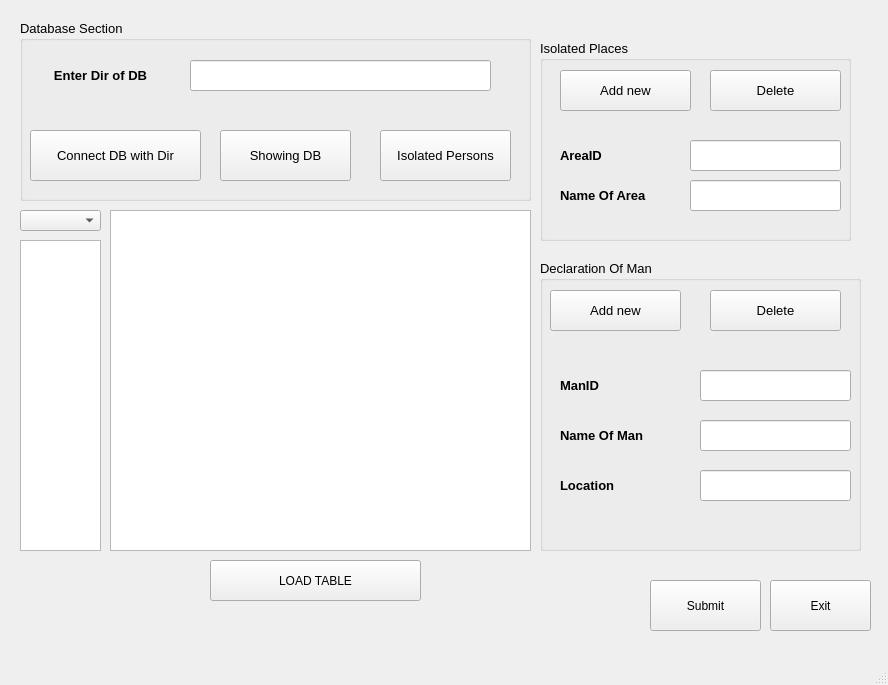
<?xml version="1.0" encoding="UTF-8"?>
<ui version="4.0">
 <class>MainWindow</class>
 <widget class="QMainWindow" name="MainWindow">
  <property name="geometry">
   <rect>
    <x>0</x>
    <y>0</y>
    <width>888</width>
    <height>685</height>
   </rect>
  </property>
  <property name="windowTitle">
   <string>MainWindow</string>
  </property>
  <widget class="QWidget" name="centralwidget">
   <widget class="QStackedWidget" name="stackedWidget">
    <property name="geometry">
     <rect>
      <x>10</x>
      <y>10</y>
      <width>871</width>
      <height>631</height>
     </rect>
    </property>
    <property name="currentIndex">
     <number>0</number>
    </property>
    <widget class="QWidget" name="MainPage">
     <widget class="QGroupBox" name="grpIsolatedPlaces">
      <property name="geometry">
       <rect>
        <x>530</x>
        <y>30</y>
        <width>311</width>
        <height>201</height>
       </rect>
      </property>
      <property name="font">
       <font>
        <pointsize>10</pointsize>
       </font>
      </property>
      <property name="title">
       <string>Isolated Places</string>
      </property>
      <widget class="QPushButton" name="btnAddingNewIsP">
       <property name="geometry">
        <rect>
         <x>20</x>
         <y>30</y>
         <width>131</width>
         <height>41</height>
        </rect>
       </property>
       <property name="text">
        <string>Add new</string>
       </property>
      </widget>
      <widget class="QPushButton" name="btnDeleteIsP">
       <property name="geometry">
        <rect>
         <x>170</x>
         <y>30</y>
         <width>131</width>
         <height>41</height>
        </rect>
       </property>
       <property name="text">
        <string>Delete</string>
       </property>
      </widget>
      <widget class="QLabel" name="lblAreaID">
       <property name="geometry">
        <rect>
         <x>20</x>
         <y>100</y>
         <width>121</width>
         <height>31</height>
        </rect>
       </property>
       <property name="font">
        <font>
         <pointsize>10</pointsize>
         <weight>75</weight>
         <bold>true</bold>
        </font>
       </property>
       <property name="text">
        <string>AreaID</string>
       </property>
       <property name="alignment">
        <set>Qt::AlignLeading|Qt::AlignLeft|Qt::AlignVCenter</set>
       </property>
      </widget>
      <widget class="QLineEdit" name="textAreaID">
       <property name="geometry">
        <rect>
         <x>150</x>
         <y>100</y>
         <width>151</width>
         <height>31</height>
        </rect>
       </property>
      </widget>
      <widget class="QLabel" name="lblNameOfArea">
       <property name="geometry">
        <rect>
         <x>20</x>
         <y>140</y>
         <width>121</width>
         <height>31</height>
        </rect>
       </property>
       <property name="font">
        <font>
         <pointsize>10</pointsize>
         <weight>75</weight>
         <bold>true</bold>
        </font>
       </property>
       <property name="text">
        <string>Name Of Area</string>
       </property>
       <property name="alignment">
        <set>Qt::AlignLeading|Qt::AlignLeft|Qt::AlignVCenter</set>
       </property>
      </widget>
      <widget class="QLineEdit" name="textNameOfArea">
       <property name="geometry">
        <rect>
         <x>150</x>
         <y>140</y>
         <width>151</width>
         <height>31</height>
        </rect>
       </property>
      </widget>
     </widget>
     <widget class="QGroupBox" name="grpInforOfMan">
      <property name="geometry">
       <rect>
        <x>530</x>
        <y>250</y>
        <width>321</width>
        <height>291</height>
       </rect>
      </property>
      <property name="font">
       <font>
        <pointsize>10</pointsize>
       </font>
      </property>
      <property name="title">
       <string>Declaration Of Man</string>
      </property>
      <widget class="QPushButton" name="btnAddingNewDeOfMan">
       <property name="geometry">
        <rect>
         <x>10</x>
         <y>30</y>
         <width>131</width>
         <height>41</height>
        </rect>
       </property>
       <property name="text">
        <string>Add new</string>
       </property>
      </widget>
      <widget class="QPushButton" name="btnDeleteDeOfMan">
       <property name="geometry">
        <rect>
         <x>170</x>
         <y>30</y>
         <width>131</width>
         <height>41</height>
        </rect>
       </property>
       <property name="text">
        <string>Delete</string>
       </property>
      </widget>
      <widget class="QLineEdit" name="textLocation">
       <property name="geometry">
        <rect>
         <x>160</x>
         <y>210</y>
         <width>151</width>
         <height>31</height>
        </rect>
       </property>
      </widget>
      <widget class="QLineEdit" name="textnameOfMan">
       <property name="geometry">
        <rect>
         <x>160</x>
         <y>160</y>
         <width>151</width>
         <height>31</height>
        </rect>
       </property>
      </widget>
      <widget class="QLabel" name="lblName">
       <property name="geometry">
        <rect>
         <x>20</x>
         <y>160</y>
         <width>121</width>
         <height>31</height>
        </rect>
       </property>
       <property name="font">
        <font>
         <pointsize>10</pointsize>
         <weight>75</weight>
         <bold>true</bold>
        </font>
       </property>
       <property name="text">
        <string>Name Of Man</string>
       </property>
       <property name="alignment">
        <set>Qt::AlignLeading|Qt::AlignLeft|Qt::AlignVCenter</set>
       </property>
      </widget>
      <widget class="QLabel" name="lblWhereTolive">
       <property name="geometry">
        <rect>
         <x>20</x>
         <y>210</y>
         <width>121</width>
         <height>31</height>
        </rect>
       </property>
       <property name="font">
        <font>
         <pointsize>10</pointsize>
         <weight>75</weight>
         <bold>true</bold>
        </font>
       </property>
       <property name="cursor">
        <cursorShape>ArrowCursor</cursorShape>
       </property>
       <property name="text">
        <string>Location</string>
       </property>
       <property name="alignment">
        <set>Qt::AlignLeading|Qt::AlignLeft|Qt::AlignVCenter</set>
       </property>
      </widget>
      <widget class="QLabel" name="lblManID">
       <property name="geometry">
        <rect>
         <x>20</x>
         <y>110</y>
         <width>121</width>
         <height>31</height>
        </rect>
       </property>
       <property name="font">
        <font>
         <pointsize>10</pointsize>
         <weight>75</weight>
         <bold>true</bold>
        </font>
       </property>
       <property name="text">
        <string>ManID</string>
       </property>
       <property name="alignment">
        <set>Qt::AlignLeading|Qt::AlignLeft|Qt::AlignVCenter</set>
       </property>
      </widget>
      <widget class="QLineEdit" name="textManID">
       <property name="geometry">
        <rect>
         <x>160</x>
         <y>110</y>
         <width>151</width>
         <height>31</height>
        </rect>
       </property>
      </widget>
     </widget>
     <widget class="QGroupBox" name="grpBD">
      <property name="geometry">
       <rect>
        <x>10</x>
        <y>10</y>
        <width>511</width>
        <height>181</height>
       </rect>
      </property>
      <property name="font">
       <font>
        <pointsize>10</pointsize>
       </font>
      </property>
      <property name="title">
       <string>Database Section</string>
      </property>
      <widget class="QPushButton" name="btnIsolated">
       <property name="geometry">
        <rect>
         <x>360</x>
         <y>110</y>
         <width>131</width>
         <height>51</height>
        </rect>
       </property>
       <property name="text">
        <string>Isolated Persons</string>
       </property>
      </widget>
      <widget class="QPushButton" name="btnShowing">
       <property name="geometry">
        <rect>
         <x>200</x>
         <y>110</y>
         <width>131</width>
         <height>51</height>
        </rect>
       </property>
       <property name="text">
        <string>Showing DB</string>
       </property>
      </widget>
      <widget class="QLabel" name="lblNameOfDB">
       <property name="geometry">
        <rect>
         <x>10</x>
         <y>40</y>
         <width>141</width>
         <height>31</height>
        </rect>
       </property>
       <property name="font">
        <font>
         <pointsize>10</pointsize>
         <weight>75</weight>
         <bold>true</bold>
        </font>
       </property>
       <property name="text">
        <string>Enter Dir of DB</string>
       </property>
       <property name="alignment">
        <set>Qt::AlignCenter</set>
       </property>
      </widget>
      <widget class="QPushButton" name="btnOpenDB">
       <property name="geometry">
        <rect>
         <x>10</x>
         <y>110</y>
         <width>171</width>
         <height>51</height>
        </rect>
       </property>
       <property name="text">
        <string>Connect DB with Dir</string>
       </property>
      </widget>
      <widget class="QLineEdit" name="textNameOfDB">
       <property name="geometry">
        <rect>
         <x>170</x>
         <y>40</y>
         <width>301</width>
         <height>31</height>
        </rect>
       </property>
      </widget>
     </widget>
     <widget class="QPushButton" name="btnSubmit">
      <property name="geometry">
       <rect>
        <x>640</x>
        <y>570</y>
        <width>111</width>
        <height>51</height>
       </rect>
      </property>
      <property name="text">
       <string>Submit</string>
      </property>
     </widget>
     <widget class="QPushButton" name="btnExit">
      <property name="geometry">
       <rect>
        <x>760</x>
        <y>570</y>
        <width>101</width>
        <height>51</height>
       </rect>
      </property>
      <property name="text">
       <string>Exit</string>
      </property>
     </widget>
     <widget class="QTableView" name="tableView">
      <property name="geometry">
       <rect>
        <x>100</x>
        <y>200</y>
        <width>421</width>
        <height>341</height>
       </rect>
      </property>
     </widget>
     <widget class="QComboBox" name="comboBox">
      <property name="geometry">
       <rect>
        <x>10</x>
        <y>200</y>
        <width>81</width>
        <height>21</height>
       </rect>
      </property>
     </widget>
     <widget class="QListView" name="listView">
      <property name="geometry">
       <rect>
        <x>10</x>
        <y>230</y>
        <width>81</width>
        <height>311</height>
       </rect>
      </property>
     </widget>
     <widget class="QPushButton" name="pushButton_load">
      <property name="geometry">
       <rect>
        <x>200</x>
        <y>550</y>
        <width>211</width>
        <height>41</height>
       </rect>
      </property>
      <property name="text">
       <string>LOAD TABLE</string>
      </property>
     </widget>
    </widget>
    <widget class="QWidget" name="page_4"/>
   </widget>
  </widget>
  <widget class="QMenuBar" name="menubar">
   <property name="geometry">
    <rect>
     <x>0</x>
     <y>0</y>
     <width>888</width>
     <height>26</height>
    </rect>
   </property>
  </widget>
  <widget class="QStatusBar" name="statusbar"/>
 </widget>
 <resources/>
 <connections/>
</ui>
